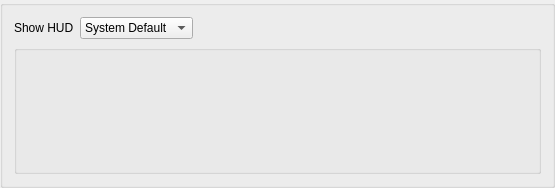
<?xml version="1.0" encoding="UTF-8"?>
<ui version="4.0">
    <class>OverlaySettings</class>
    <widget class="QGroupBox" name="OverlaySettings">
        <property name="geometry">
            <rect>
                <x>0</x>
                <y>0</y>
                <width>555</width>
                <height>188</height>
            </rect>
        </property>
        <property name="windowTitle">
            <string notr="true">Overlay Settings</string>
        </property>
        <property name="title">
            <string/>
        </property>
        <layout class="QGridLayout" name="dxvk_layout">
            <item row="0" column="0">
                <widget class="QLabel" name="lbl_show_overlay">
                    <property name="sizePolicy">
                        <sizepolicy hsizetype="Maximum" vsizetype="Preferred">
                            <horstretch>0</horstretch>
                            <verstretch>0</verstretch>
                        </sizepolicy>
                    </property>
                    <property name="text">
                        <string>Show HUD</string>
                    </property>
                </widget>
            </item>
            <item row="0" column="1" colspan="2">
                <widget class="QComboBox" name="show_overlay_combo">
                    <property name="sizePolicy">
                        <sizepolicy hsizetype="Maximum" vsizetype="Fixed">
                            <horstretch>0</horstretch>
                            <verstretch>0</verstretch>
                        </sizepolicy>
                    </property>
                    <item>
                        <property name="text">
                            <string>System Default</string>
                        </property>
                    </item>
                    <item>
                        <property name="text">
                            <string>Hidden</string>
                        </property>
                    </item>
                    <item>
                        <property name="text">
                            <string>Visible</string>
                        </property>
                    </item>
                </widget>
            </item>
            <item row="2" column="0" colspan="3">
                <widget class="QGroupBox" name="gb_options">
                    <property name="title">
                        <string/>
                    </property>
                    <layout class="QGridLayout" name="gridLayout">
                        <item row="1" column="0">
                            <layout class="QFormLayout" name="options_form"/>
                        </item>
                        <item row="0" column="0">
                            <layout class="QGridLayout" name="options_grid"/>
                        </item>
                        <item row="0" column="1" rowspan="2">
                            <spacer name="horizontalSpacer">
                                <property name="orientation">
                                    <enum>Qt::Horizontal</enum>
                                </property>
                                <property name="sizeHint" stdset="0">
                                    <size>
                                        <width>40</width>
                                        <height>20</height>
                                    </size>
                                </property>
                            </spacer>
                        </item>
                    </layout>
                </widget>
            </item>
        </layout>
    </widget>
    <resources/>
    <connections/>
</ui>
